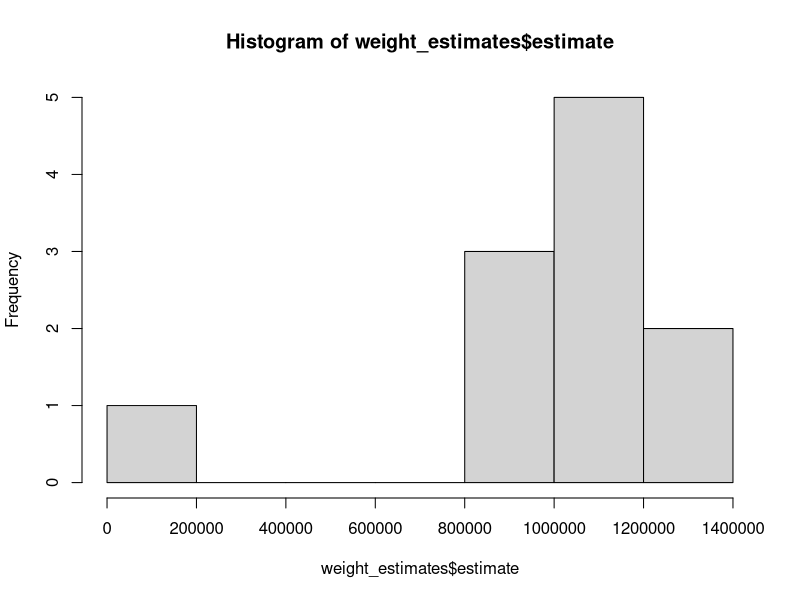
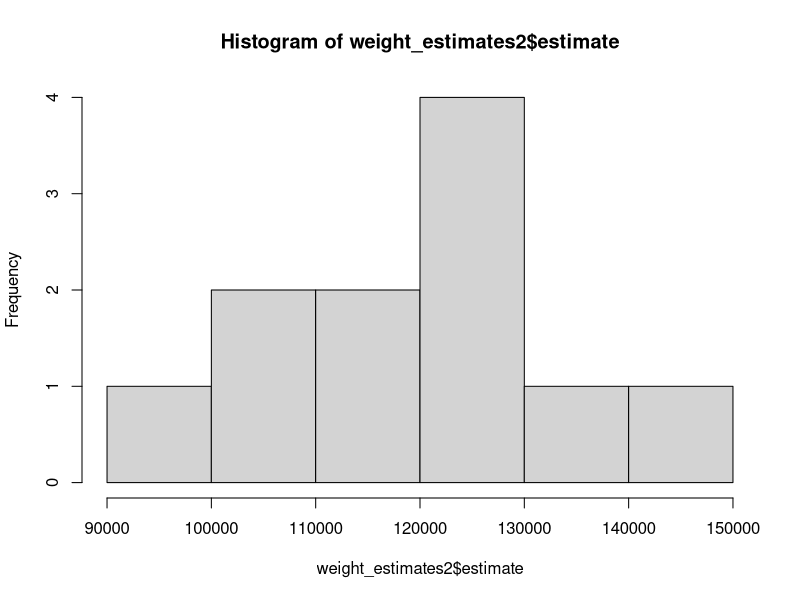
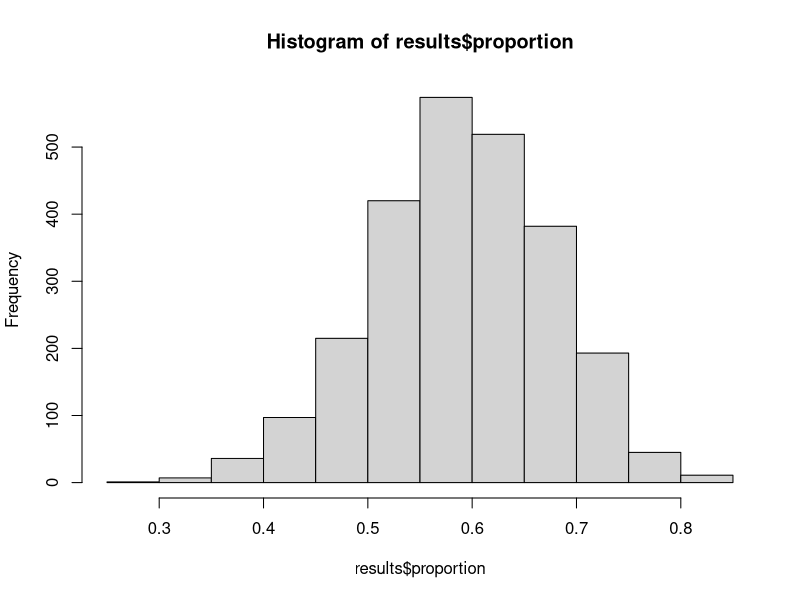

These figures' R source, in order:
## ---- chunk 1
knitr::opts_chunk$set(echo = TRUE)
## ---- chunk 2
library(tidyverse)
library(stats)
library(markdown)
library(ggplot2)
## ---- chunk 3
elephant_df <- tibble(
  Elephant = c(1, 2, 3, 4, 5, 6, 7, 8, 9, 10, 11),
  Weight = c(9000, 9800, 10000, 10100, 10200, 11000, 11100, 11300, 11700, 12200, 13000),
  Probability = c(0.01, 0.01, 0.01, 0.01, 0.01, 0.90, 0.01, 0.01, 0.01, 0.01, 0.01)
)

samples<-elephant_df%>%
  select(Elephant, Weight)%>%
  rename(sample=Elephant)

print("11 possible samples")
print(samples)
## ---- chunk 4
weight_estimates<-elephant_df%>%
  mutate(estimate=Weight/Probability)

print(weight_estimates)

hist(weight_estimates$estimate)

print(paste0("Mean of 11 estimates: ",mean(weight_estimates$estimate)))

## ---- chunk 5
elephant_df2 <- tibble(
  Elephant = c(1, 2, 3, 4, 5, 6, 7, 8, 9, 10, 11),
  Weight = c(9000, 9800, 10000, 10100, 10200, 11000, 11100, 11300, 11700, 12200, 13000)
)%>%
  mutate(Probability=1/11)

weight_estimates2<-elephant_df2%>%
  mutate(estimate=Weight/Probability)

hist(weight_estimates2$estimate)

print(paste0("Mean of 11 estimates: ",mean(weight_estimates2$estimate)))

## ---- chunk 6
M<-2500

results<-as.data.frame(matrix(nrow=M, ncol=3))
names(results)<-c("count","proportion","gte40pct")

theta<-rbeta(M,19,13)

for (i in 1:M){
  results[i,1]<-rbinom(1,470,theta[i])
  results[i,2]<-(results[i,1]+18)/500
  results[i,3]<-ifelse(results[i,2]>=0.4,1,0)
}
## ---- chunk 7
hist(results$proportion)
## ---- chunk 8
mean(results$gte40pct)
## ---- chunk 9
results2<-as.data.frame(matrix(nrow=M, ncol=3))
names(results2)<-c("count","proportion","gte40pct")

theta2<-rbeta(M,10,7)

for (i in 1:M){
  results2[i,1]<-rbinom(1,485,theta[i])
  results2[i,2]<-(results[i,1]+9)/500
  results2[i,3]<-ifelse(results[i,2]>=0.4,1,0)
}
## ---- chunk 10
mean(results2$gte40pct)
